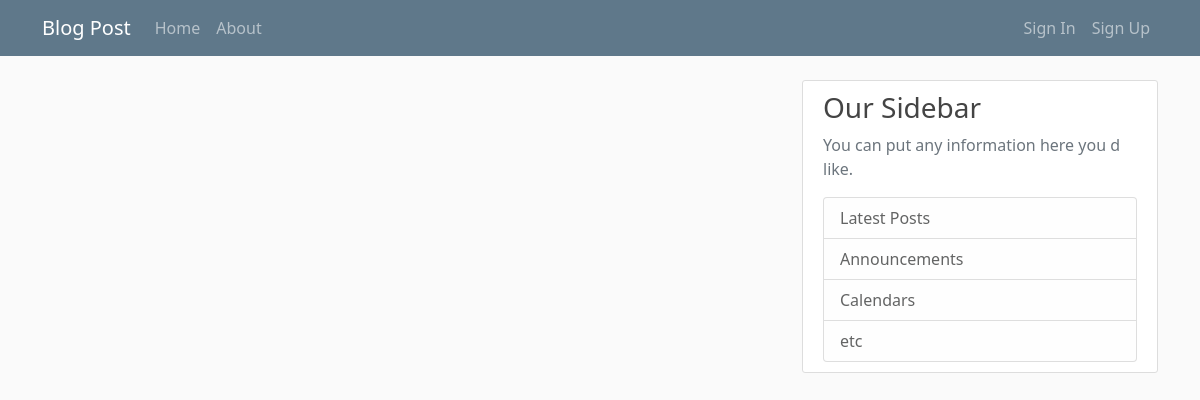
Page /home on the earlier database version.
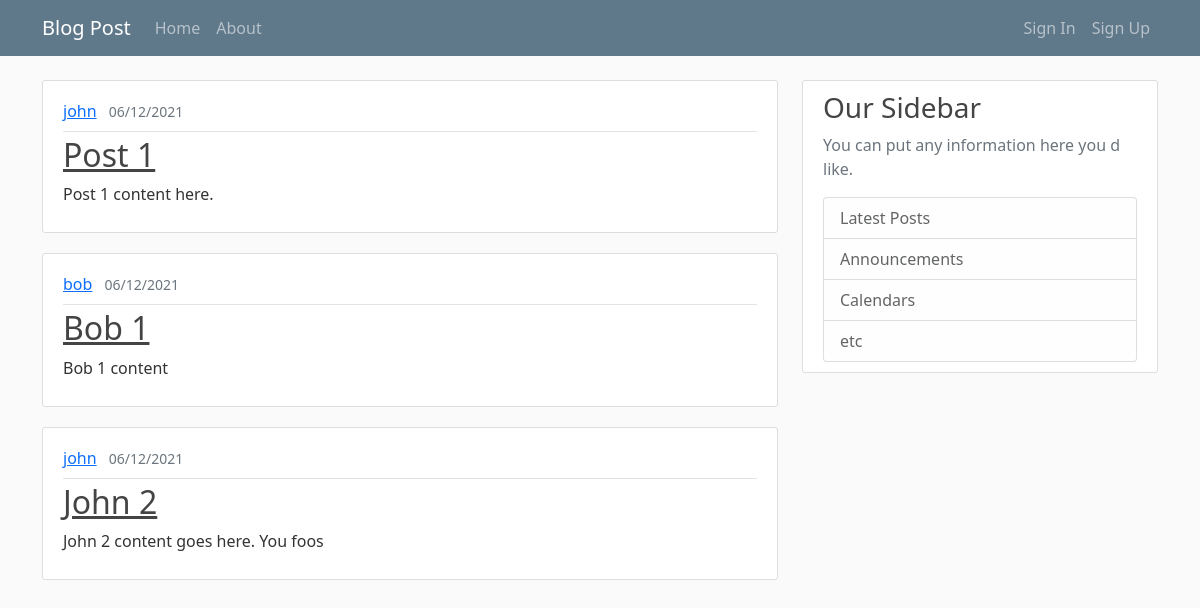
Same page on the later database version.
### flaskblog/models.py (models this page shows, shortened)
class Post(db.Model):
    id = db.Column(db.Integer, primary_key=True)
    title = db.Column(db.String(100), nullable=False)
    content = db.Column(db.Text, nullable=False)
    created_at = db.Column(db.DateTime, nullable=False, default=datetime.utcnow)
    user_id = db.Column(db.Integer, db.ForeignKey("user.id"), nullable=False)

class User(db.Model, UserMixin):
    id = db.Column(db.Integer, primary_key=True)
    username = db.Column(db.String(20), unique=True, nullable=False)
    email = db.Column(db.String(120), unique=True, nullable=False)
    image_file = db.Column(db.String(20), nullable=False, default="default.jpg")
    password_hash = db.Column(db.String(60), nullable=False)
    created_at = db.Column(db.DateTime, nullable=False, default=datetime.utcnow)
    posts = db.relationship("Post", backref=db.backref("author", lazy=True))

### flaskblog/routes.py (the view)
@app.route("/")
@app.route("/home")
def home():
    posts = Post.query.all()
    return render_template("home.html", posts=posts)

### flaskblog/templates/home.html
{% extends "layout.html" %}
{% block content %}
  {% for post in posts %}
    <article class="media content-section">
      <div class="media-body">
	<div class="article-metadata py-2">
	  <a class="me-2" href="#">{{ post.author.username }}</a>
	  <small class="text-muted">{{ post.created_at.strftime("%d/%m/%Y") }}</small>
	</div>
	<h2>
	  <a class="article-title" href="{{ url_for('get_post', post_id=post.id) }}">
	    {{ post.title }}
	  </a>
	</h2>
	<p class="article-content">{{ post.content }}</p>
      </div>
    </article>
  {% endfor %}
{% endblock content %}

### flaskblog/templates/layout.html (shortened to what this page needs)
<!doctype html>
<html lang="en">
  <head>
    <link href="https://cdn.jsdelivr.net/npm/bootstrap@5.1.3/dist/css/bootstrap.min.css"
          rel="stylesheet"
>
    <link rel="stylesheet" type="text/css" href="{{ url_for('static', filename='main.css') }}">
  </head>
  <body>
    <nav class="navbar navbar-expand-lg navbar-dark bg-steel">
      <div class="container">
	<a class="navbar-brand" href="#">Blog Post</a>
	<div class="collapse navbar-collapse" id="navbarNav">
	  <ul class="navbar-nav">
	    <li class="nav-item">
	      <a class="nav-link" href="/">Home</a>
	    </li>
	    <li class="nav-item">
	      <a class="nav-link" href="/about">About</a>
	    </li>
	  </ul>
	</div>
	<ul class="navbar-nav">
	  {% if current_user.is_authenticated %}
	    <li class="nav-item">
	      <a class="nav-link" href="{{ url_for('add_post') }}">Add Post</a>
	    </li>
	    <li class="nav-item">
	      <a class="nav-link" href="{{ url_for('account') }}">Account</a>
	    </li>
	    <li class="nav-item">
	      <a class="nav-link" href="{{ url_for('signout') }}">Sign Out</a>
	    </li>
	  {% else %}
	    <li class="nav-item">
	      <a class="nav-link" href="{{ url_for('signin') }}">Sign In</a>
	    </li>
	    <li class="nav-item">
	      <a class="nav-link" href="{{ url_for('signup') }}">Sign Up</a>
	    </li>
	  {% endif %}
	</ul>
      </div>
    </nav>
    <main role="main" class="container py-4">
      <div class="row">
	<div class="col-md-8">
	  {% block content %}{% endblock %}
	</div>
	<div class="col-md-4">
	  <div class="content-section">
	    <h3>Our Sidebar</h3>
	    <p class="text-muted">You can put any information here you d like.</p>
	    <ul class="list-group">
	      <li class="list-group-item list-group-item-light">Latest Posts</li>
	      <li class="list-group-item list-group-item-light">Announcements</li>
	      <li class="list-group-item list-group-item-light">Calendars</li>
	      <li class="list-group-item list-group-item-light">etc</li>
	    </ul>
	  </div>
	</div>
      </div>
    </main>
  </body>
</html>

### flaskblog/static/main.css (style rules this page uses)
body { background: #fafafa; color: #333333; }
h1, h2, h3, h4, h5, h6 { color: #444444; }
.bg-steel { background-color: #5f788a; }
.content-section { background: #ffffff; padding: 10px 20px; border: 1px solid #dddddd; border-radius: 3px; margin-bottom: 20px; }
.article-title { color: #444444; }
.article-content { white-space: pre-line; }
.article-metadata { padding-bottom: 1px; margin-bottom: 4px; border-bottom: 1px solid #e3e3e3 }

Differences in the rows shown:
added Post: author.username "john", created_at "06/12/2021", title "Post 1", content "Post 1 content here."
added Post: author.username "bob", created_at "06/12/2021", title "Bob 1", content "Bob 1 content"
added Post: author.username "john", created_at "06/12/2021", title "John 2", content "John 2 content goes here. You foos"
